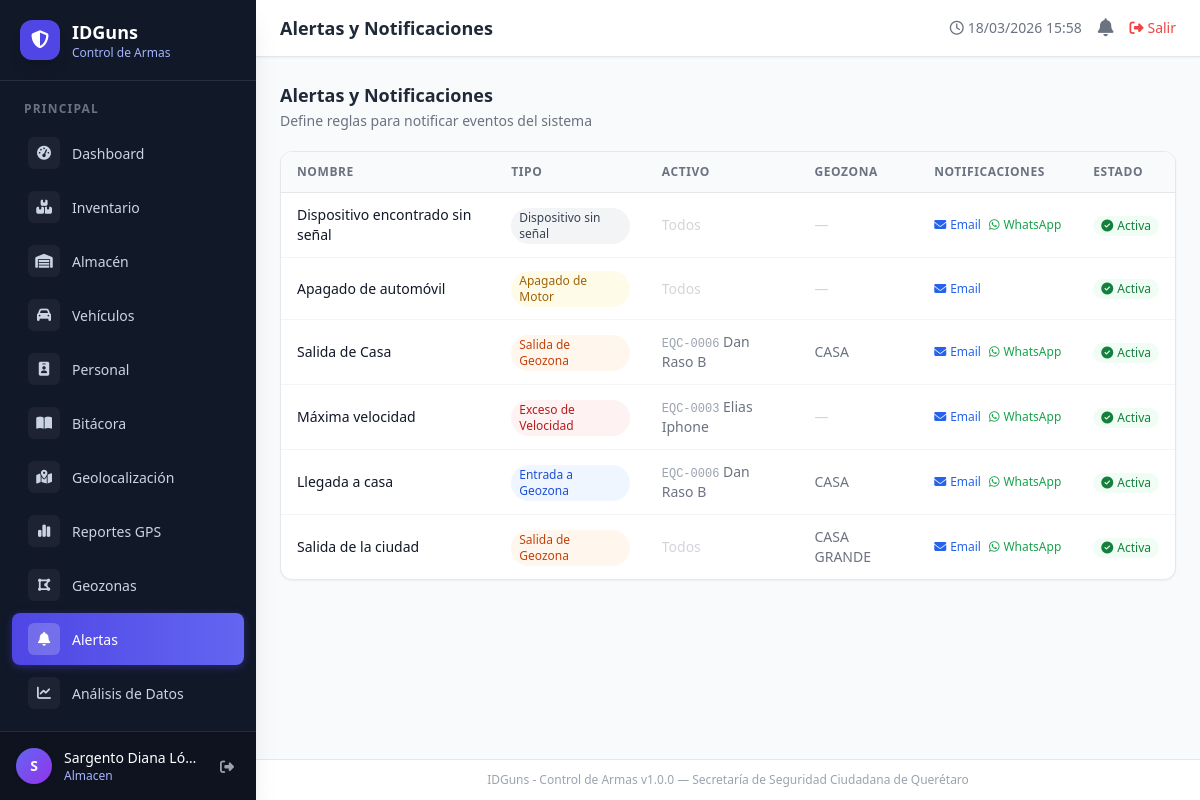
The app's page /alertas (signed in) with its own data.
### tables this page shows
CREATE TABLE `alertas_reglas` (
  `id` int(10) UNSIGNED NOT NULL,
  `nombre` varchar(150) NOT NULL COMMENT 'Nombre descriptivo de la regla',
  `tipo` varchar(60) NOT NULL DEFAULT 'geofenceExit' COMMENT 'Tipo Traccar: geofenceExit, geofenceEnter, speeding, deviceOffline, etc.',
  `activo_id` int(10) UNSIGNED DEFAULT NULL COMMENT 'Activo al que aplica (NULL = todos)',
  `geozona_id` int(10) UNSIGNED DEFAULT NULL COMMENT 'Geozona asociada (para reglas de perímetro)',
  `notificar_email` tinyint(1) NOT NULL DEFAULT '1',
  `notificar_whatsapp` tinyint(1) NOT NULL DEFAULT '0',
  `activo` tinyint(1) NOT NULL DEFAULT '1',
  `created_at` datetime NOT NULL DEFAULT CURRENT_TIMESTAMP
);

CREATE TABLE `activos` (
  `id` int(10) UNSIGNED NOT NULL,
  `codigo` varchar(30) NOT NULL,
  `nombre` varchar(150) NOT NULL,
  `categoria` varchar(80) NOT NULL DEFAULT 'otro',
  `marca` varchar(80) DEFAULT NULL,
  `modelo` varchar(80) DEFAULT NULL,
  `serie` varchar(80) DEFAULT NULL,
  `color` varchar(40) DEFAULT NULL,
  `estado` enum('activo','baja','mantenimiento') NOT NULL DEFAULT 'activo',
  `responsable_id` int(10) UNSIGNED DEFAULT NULL,
  `personal_id` int(10) UNSIGNED DEFAULT NULL COMMENT 'Responsable del activo (tabla personal)',
  `ubicacion` varchar(150) DEFAULT NULL,
  `descripcion` text,
  `fecha_adquisicion` date DEFAULT NULL,
  `valor` decimal(12,2) DEFAULT NULL,
  `imagen` varchar(255) DEFAULT NULL,
  `created_at` datetime NOT NULL DEFAULT CURRENT_TIMESTAMP
);

CREATE TABLE `geozonas` (
  `id` int(10) UNSIGNED NOT NULL,
  `traccar_id` int(11) DEFAULT NULL COMMENT 'ID de la geozona en el servidor Traccar',
  `nombre` varchar(150) NOT NULL,
  `descripcion` text,
  `area` text COMMENT 'Definición WKT o JSON de la geozona',
  `activo_id` int(10) UNSIGNED DEFAULT NULL COMMENT 'Activo asociado (opcional)',
  `activo` tinyint(1) NOT NULL DEFAULT '1',
  `created_at` datetime NOT NULL DEFAULT CURRENT_TIMESTAMP
);

### app/controllers/BaseController.php (called while the page is built, shortened)
<?php
class BaseController
{
    protected function render(string $view, array $data = [], string $layout = 'main'): void
    {
        extract($data);
        $viewFile = ROOT_PATH . '/app/views/' . $view . '.php';
        require $viewFile;
    }
}

### app/controllers/AlertasController.php (called while the page is built, shortened)
<?php
class AlertasController extends BaseController
{
    public function index(): void
    {
        $reglas  = [];
        $assets  = [];
        $geozonas = [];
        try {
            $db      = Database::getInstance();
            $reglas  = $db->query(
                "SELECT r.*, a.nombre AS activo_nombre, a.codigo AS activo_codigo,
                        g.nombre AS geozona_nombre
                 FROM alertas_reglas r
                 LEFT JOIN activos a  ON r.activo_id  = a.id
                 LEFT JOIN geozonas g ON r.geozona_id = g.id
                 ORDER BY r.id DESC"
            )->fetchAll();
            $assets   = $db->query("SELECT id, codigo, nombre FROM activos WHERE estado = 'activo' ORDER BY nombre ASC")->fetchAll();
            $geozonas = $db->query("SELECT id, nombre FROM geozonas WHERE activo = 1 ORDER BY nombre ASC")->fetchAll();
        } catch (\Throwable $e) {
        }
        $this->render('alertas/index', [
            'title'    => 'Alertas y Notificaciones',
            'flash'    => $this->getFlash(),
            'reglas'   => $reglas,
            'assets'   => $assets,
            'geozonas' => $geozonas,
            'csrf'     => $this->csrfToken(),
        ]);
    }
}

### index.php (called while the page is built, shortened)
<?php
require_once __DIR__ . '/app/controllers/BaseController.php';
$requestUri = parse_url($_SERVER['REQUEST_URI'] ?? '/', PHP_URL_PATH);
$uri        = $requestUri;
$uri = trim($uri ?: '/', '/');
$controller = null;
$action     = null;
if (isset($routes[$uri])) {
    [$controller, $action] = $routes[$uri];
}
$obj = new $controller();
$obj->$action();

### app/views/alertas/index.php (the view, shortened to what this page needs)
<div class="space-y-5">
    <div class="flex flex-wrap items-center justify-between gap-3">
        <div>
            <h2 class="text-lg font-semibold text-gray-800">Alertas y Notificaciones</h2>
            <p class="text-sm text-gray-500 mt-0.5">Define reglas para notificar eventos del sistema</p>
        </div>
    </div>
    <div class="bg-white rounded-xl shadow-sm border border-gray-200 overflow-hidden">
        <?php if (empty($reglas)): ?>
        <div class="text-center py-16 text-gray-400">
            <i class="fa-solid fa-bell-slash fa-3x mb-3 opacity-30"></i>
            <p class="font-medium text-gray-500">No hay reglas de alerta configuradas</p>
            <?php if (in_array($_SESSION['user_role'] ?? '', ['superadmin', 'admin'])): ?>
            <button onclick="toggleCreateForm()"
                    class="mt-4 inline-flex items-center gap-2 px-4 py-2 bg-indigo-600 text-white rounded-lg text-sm hover:bg-indigo-700 transition-colors">
                <i class="fa-solid fa-plus"></i> Crear primera regla
            </button>
            <?php endif; ?>
        </div>
        <?php else: ?>
        <div class="overflow-x-auto">
            <table class="min-w-full divide-y divide-gray-200 text-sm">
                <thead class="bg-gray-50 text-gray-500 uppercase text-xs tracking-wider">
                    <tr>
                        <th class="px-4 py-3 text-left">Nombre</th>
                        <th class="px-4 py-3 text-left">Tipo</th>
                        <th class="px-4 py-3 text-left">Activo</th>
                        <th class="px-4 py-3 text-left">Geozona</th>
                        <th class="px-4 py-3 text-left">Notificaciones</th>
                        <th class="px-4 py-3 text-left">Estado</th>
                    </tr>
                </thead>
                <tbody class="divide-y divide-gray-100 text-gray-700">
                    <?php
                    $tipoLabels = [
                        'geofenceExit'   => ['Salida de Geozona',      'text-orange-700 bg-orange-50'],
                        'geofenceEnter'  => ['Entrada a Geozona',      'text-blue-700 bg-blue-50'],
                        'speeding'       => ['Exceso de Velocidad',     'text-red-700 bg-red-50'],
                        'deviceOffline'  => ['Dispositivo sin señal',   'text-gray-700 bg-gray-100'],
                        'deviceOnline'   => ['Dispositivo en línea',    'text-green-700 bg-green-50'],
                        'ignitionOn'     => ['Encendido de Motor',      'text-yellow-700 bg-yellow-50'],
                        'ignitionOff'    => ['Apagado de Motor',        'text-yellow-700 bg-yellow-50'],
                        'alarm'          => ['Alarma',                  'text-red-700 bg-red-50'],
                        'custom'         => ['Personalizado',           'text-indigo-700 bg-indigo-50'],
                    ];
                    foreach ($reglas as $r):
                        [$tipoLabel, $tipoCls] = $tipoLabels[$r['tipo']] ?? [$r['tipo'], 'text-gray-700 bg-gray-100'];
                    ?>
                    <tr class="hover:bg-gray-50">
                        <td class="px-4 py-3 font-medium text-gray-900">
                            <?= htmlspecialchars($r['nombre'], ENT_QUOTES, 'UTF-8') ?>
                        </td>
                        <td class="px-4 py-3">
                            <span class="inline-flex items-center px-2 py-0.5 rounded-full text-xs font-medium <?= $tipoCls ?>">
                                <?= htmlspecialchars($tipoLabel, ENT_QUOTES, 'UTF-8') ?>
                            </span>
                        </td>
                        <td class="px-4 py-3 text-gray-500">
                            <?php if ($r['activo_nombre']): ?>
                            <span class="font-mono text-xs text-gray-400"><?= htmlspecialchars($r['activo_codigo'], ENT_QUOTES, 'UTF-8') ?></span>
                            <?= htmlspecialchars($r['activo_nombre'], ENT_QUOTES, 'UTF-8') ?>
                            <?php else: ?>
                            <span class="text-gray-300">Todos</span>
                            <?php endif; ?>
                        </td>
                        <td class="px-4 py-3 text-gray-500">
                            <?= $r['geozona_nombre'] ? htmlspecialchars($r['geozona_nombre'], ENT_QUOTES, 'UTF-8') : '<span class="text-gray-300">—</span>' ?>
                        </td>
                        <td class="px-4 py-3">
                            <div class="flex gap-2">
                                <?php if ($r['notificar_email']): ?>
                                <span class="inline-flex items-center gap-1 text-xs text-blue-600">
                                    <i class="fa-solid fa-envelope"></i> Email
                                </span>
                                <?php endif; ?>
                                <?php if ($r['notificar_whatsapp']): ?>
                                <span class="inline-flex items-center gap-1 text-xs text-green-600">
                                    <i class="fa-brands fa-whatsapp"></i> WhatsApp
                                </span>
                                <?php endif; ?>
                            </div>
                        </td>
                        <td class="px-4 py-3">
                            <a href="<?= BASE_URL ?>/alertas/toggle/<?= $r['id'] ?>"
                               class="inline-flex items-center gap-1 text-xs px-2 py-0.5 rounded-full font-medium
                                      <?= $r['activo'] ? 'bg-green-50 text-green-700' : 'bg-gray-100 text-gray-500' ?>">
                                <i class="fa-solid <?= $r['activo'] ? 'fa-circle-check' : 'fa-circle-xmark' ?>"></i>
                                <?= $r['activo'] ? 'Activa' : 'Inactiva' ?>
                            </a>
                        </td>
                    </tr>
                    <?php endforeach; ?>
                </tbody>
            </table>
        </div>
        <?php endif; ?>
    </div>
</div>

### records on screen
alertas_reglas: nombre "Dispositivo encontrado sin señal", tipoLabel "Dispositivo sin señal", shows "Todos", notificar_email 1 (drawn), notificar_whatsapp 1 (drawn), activo 1 (drawn)
alertas_reglas: nombre "Apagado de automóvil", tipoLabel "Apagado de Motor", shows "Todos", notificar_email 1 (drawn), activo 1 (drawn)
alertas_reglas: nombre "Salida de Casa", tipoLabel "Salida de Geozona", activo.codigo "EQC-0006", activo.nombre "Dan Raso B", geozona.nombre "CASA", notificar_email 1 (drawn), notificar_whatsapp 1 (drawn), activo 1 (drawn)
alertas_reglas: nombre "Máxima velocidad", tipoLabel "Exceso de Velocidad", activo.codigo "EQC-0003", activo.nombre "Elias Iphone", notificar_email 1 (drawn), notificar_whatsapp 1 (drawn), activo 1 (drawn)
alertas_reglas: nombre "Llegada a casa", tipoLabel "Entrada a Geozona", activo.codigo "EQC-0006", activo.nombre "Dan Raso B", geozona.nombre "CASA", notificar_email 1 (drawn), notificar_whatsapp 1 (drawn), activo 1 (drawn)
alertas_reglas: nombre "Salida de la ciudad", tipoLabel "Salida de Geozona", shows "Todos", geozona.nombre "CASA GRANDE", notificar_email 1 (drawn), notificar_whatsapp 1 (drawn), activo 1 (drawn)

### other values on screen
$label "Dashboard Inventario Almacén Vehículos Personal Bitácora Geolocalización Reportes GPS Geozonas Alertas Análisis de Datos"
substr($_SESSION['user_name'] ?? 'U', 0, 1) "S"
$_SESSION['user_name'] "Sargento Diana Ló…"
$_SESSION['user_role'] "Almacen"
$title "Alertas y Notificaciones"
APP_NAME "IDGuns - Control de Armas"
APP_VERSION "1.0.0"
